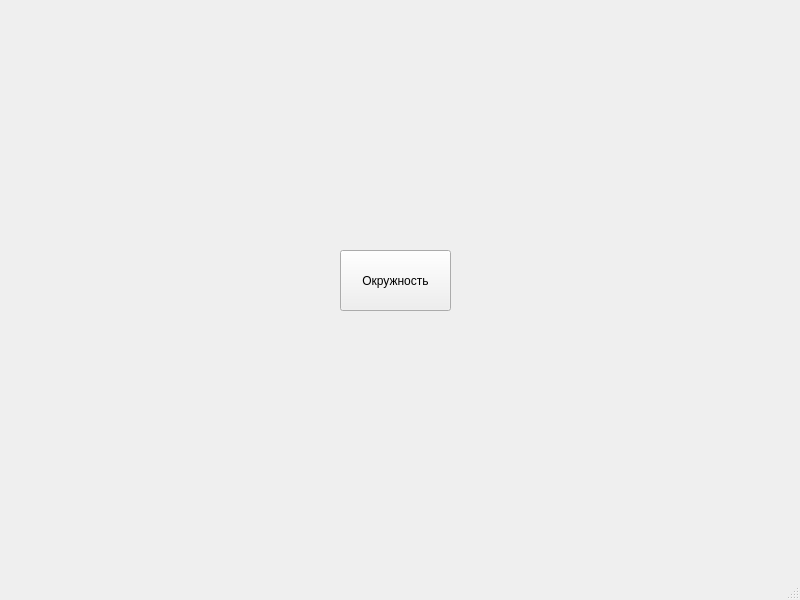
<?xml version="1.0" encoding="UTF-8"?>
<ui version="4.0">
 <class>MainWindow</class>
 <widget class="QMainWindow" name="MainWindow">
  <property name="geometry">
   <rect>
    <x>0</x>
    <y>0</y>
    <width>800</width>
    <height>600</height>
   </rect>
  </property>
  <property name="windowTitle">
   <string>MainWindow</string>
  </property>
  <widget class="QWidget" name="centralwidget">
   <widget class="QPushButton" name="pushButton">
    <property name="geometry">
     <rect>
      <x>340</x>
      <y>250</y>
      <width>111</width>
      <height>61</height>
     </rect>
    </property>
    <property name="text">
     <string>Окружность</string>
    </property>
   </widget>
  </widget>
  <widget class="QMenuBar" name="menubar">
   <property name="geometry">
    <rect>
     <x>0</x>
     <y>0</y>
     <width>800</width>
     <height>21</height>
    </rect>
   </property>
  </widget>
  <widget class="QStatusBar" name="statusbar"/>
 </widget>
 <resources/>
 <connections/>
</ui>
